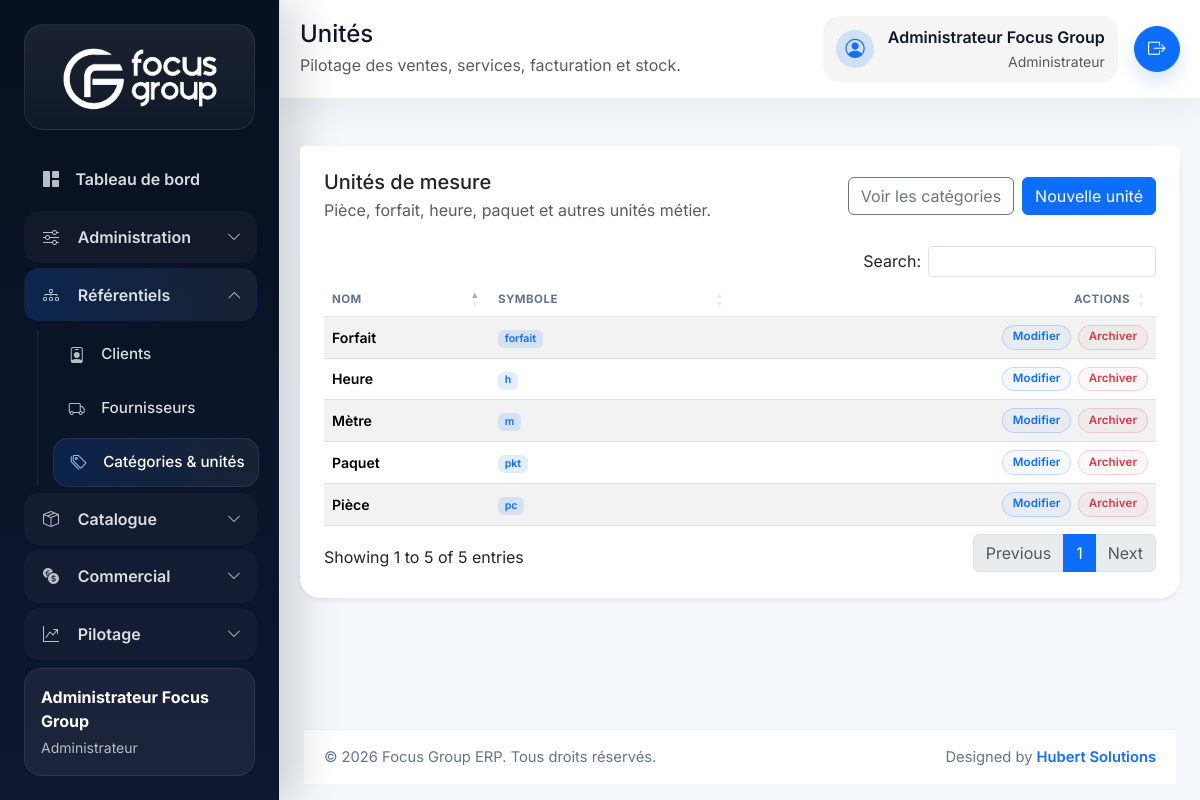
Screenshot of /index.php/units (signed in) with the database file from the repository.
### tables this page shows
CREATE TABLE units (
    id BIGINT UNSIGNED AUTO_INCREMENT PRIMARY KEY,
    name VARCHAR(80) NOT NULL,
    symbol VARCHAR(20) NOT NULL,
    deleted_at DATETIME NULL,
    created_at DATETIME NOT NULL DEFAULT CURRENT_TIMESTAMP,
    updated_at DATETIME NOT NULL DEFAULT CURRENT_TIMESTAMP ON UPDATE CURRENT_TIMESTAMP,
    UNIQUE KEY uq_units_symbol (symbol)
);

### app/Core/Controller.php (called while the page is built, shortened)
<?php
class Controller
{
    public function render(string $view, array $data = [], string $layout = 'app'): void
    {
        extract($data, EXTR_SKIP);
        $viewFile = view_path($view);
        require $viewFile;
    }
}

### app/Controllers/UnitController.php (called while the page is built, shortened)
<?php
final class UnitController extends Controller
{
    public function index(): void
    {
        $this->render('units.index', [
            'pageTitle' => 'Unités',
            'units' => (new Unit())->all(),
        ]);
    }
}

### app/Core/Router.php (called while the page is built, shortened)
<?php
final class Router
{
    private array $routes = [];
    private function addRoute(string $method, string $uri, array $action, array $middleware = []): void
    {
        $this->routes[$method][$this->normalizePath($uri)] = [
            'action' => $action,
            'middleware' => $middleware,
        ];
    }
    public function dispatch(string $method, string $uri): void
    {
        $path = $this->normalizeRequestUri($uri);
        $route = $this->routes[$method][$path] ?? null;
        try {
            [$controllerClass, $controllerMethod] = $route['action'];
            $controller = new $controllerClass();
            $controller->{$controllerMethod}();
        } catch (Throwable $throwable) {
            http_response_code(500);
            $this->renderError(500, 'Erreur interne', $throwable->getMessage());
        }
    }
    private function normalizeRequestUri(string $uri): string
    {
        $path = parse_url($uri, PHP_URL_PATH) ?: '/';
        if ($path === '/index.php') {
            $path = '/';
        } elseif (str_starts_with($path, '/index.php/')) {
            $path = substr($path, strlen('/index.php')) ?: '/';
        }
        return $this->normalizePath($path);
    }
    private function normalizePath(string $path): string
    {
        $path = '/' . trim($path, '/');
        return $path === '//' ? '/' : (rtrim($path, '/') ?: '/');
    }
}

### index.php (called while the page is built, shortened)
<?php
$appConfig = require __DIR__ . '/config/app.php';
if (($appConfig['base_url'] ?? '') === '') {
    $scriptName = str_replace('\\', '/', (string) ($_SERVER['SCRIPT_NAME'] ?? ''));
    $basePath = str_replace('\\', '/', dirname($scriptName));
    $appConfig['base_url'] = $basePath === '/' || $basePath === '.' ? '' : rtrim($basePath, '/');
}
$GLOBALS['config'] = [
    'app' => $appConfig,
    'database' => file_exists(__DIR__ . '/config/database.local.php')
        ? require __DIR__ . '/config/database.local.php'
        : require __DIR__ . '/config/database.php',
];
require __DIR__ . '/app/Helpers/functions.php';
spl_autoload_register(static function (string $class): void {
    $prefix = 'App\\';
    $baseDir = __DIR__ . '/app/';
    $relativeClass = substr($class, strlen($prefix));
    $file = $baseDir . str_replace('\\', '/', $relativeClass) . '.php';
});
$router = new Router();
$router->dispatch($_SERVER['REQUEST_METHOD'] ?? 'GET', $_SERVER['REQUEST_URI'] ?? '/');

### app/Helpers/functions.php (called while the page is built, shortened)
<?php
if (!function_exists('config')) {
    function config(?string $key = null, mixed $default = null): mixed
    {
        $config = $GLOBALS['config'] ?? [];
        $segments = explode('.', $key);
        $value = $config;
        foreach ($segments as $segment) {
            $value = $value[$segment];
        }
        return $value;
    }
}
if (!function_exists('url')) {
    function url(string $path = ''): string
    {
        $baseUrl = rtrim((string) config('app.base_url', ''), '/');
        $path = '/' . ltrim($path, '/');
        $routePrefix = rtrim((string) config('app.route_prefix', ''), '/');
        if (str_starts_with($path, '/public/')) {
            return ($baseUrl === '' ? '' : $baseUrl) . $path;
        }
        $prefix = $routePrefix === '' ? '' : $routePrefix;
        return ($baseUrl === '' ? '' : $baseUrl) . $prefix . $path;
    }
}
if (!function_exists('e')) {
    function e(?string $value): string
    {
        return htmlspecialchars((string) $value, ENT_QUOTES, 'UTF-8');
    }
}
if (!function_exists('unit_badge_class')) {
    function unit_badge_class(): string
    {
        return 'badge-unit';
    }
}
if (!function_exists('user_has_role')) {
    function user_has_role(array|string $roles): bool
    {
        return Auth::hasRole($roles);
    }
}
if (!function_exists('user_is_admin')) {
    function user_is_admin(): bool
    {
        return user_has_role('administrateur');
    }
}

### app/Core/Model.php (called while the page is built, shortened)
<?php
abstract class Model
{
    public function __construct()
    {
        $this->db = Database::connection();
    }
}

### app/Core/Database.php (called while the page is built, shortened)
<?php
final class Database
{
    private static ?PDO $connection = null;
    public static function connection(): PDO
    {
        $config = config('database');
        $dsn = sprintf(
            'mysql:host=%s;port=%s;dbname=%s;charset=%s',
            $config['host'],
            $config['port'],
            $config['dbname'],
            $config['charset']
        );
        try {
            self::$connection = new PDO($dsn, $config['username'], $config['password'], $config['options']);
        } catch (PDOException $exception) {
            throw new RuntimeException('Connexion MySQL impossible : ' . $exception->getMessage());
        }
        return self::$connection;
    }
}

### app/Models/Unit.php (called while the page is built, shortened)
<?php
final class Unit extends Model
{
    public function all(): array
    {
        $statement = $this->db->query('SELECT * FROM units WHERE deleted_at IS NULL ORDER BY name ASC');
        return $statement->fetchAll();
    }
}

### app/Core/Session.php (called while the page is built, shortened)
<?php
final class Session
{
    public static function get(string $key, mixed $default = null): mixed
    {
        $segments = explode('.', $key);
        $value = $_SESSION;
        foreach ($segments as $segment) {
            $value = $value[$segment];
        }
        return $value;
    }
}

### app/Core/Auth.php (called while the page is built, shortened)
<?php
final class Auth
{
    public static function user(): ?array
    {
        $user = Session::get('auth.user');
        return is_array($user) ? $user : null;
    }
    public static function hasRole(array|string $roles): bool
    {
        $roles = (array) $roles;
        $currentRole = self::user()['role_code'] ?? null;
        return $currentRole !== null && in_array($currentRole, $roles, true);
    }
}

### app/Views/units/index.php (the view, shortened to what this page needs)
<div class="card border-0 shadow-sm">
    <div class="card-header bg-white border-0 pt-4 px-4 d-flex justify-content-between align-items-center">
        <div>
            <h3 class="h5 mb-1">Unités de mesure</h3>
            <p class="text-muted mb-0">Pièce, forfait, heure, paquet et autres unités métier.</p>
        </div>
        <div class="d-flex gap-2">
            <a href="<?= e(url('/categories')); ?>" class="btn btn-outline-secondary">Voir les catégories</a>
            <a href="<?= e(url('/units/create')); ?>" class="btn btn-primary">Nouvelle unité</a>
        </div>
    </div>
    <div class="card-body px-4 pb-4">
        <div class="table-responsive">
            <table class="table table-striped align-middle js-datatable">
                <thead>
                    <tr>
                        <th>Nom</th>
                        <th>Symbole</th>
                        <th class="text-end">Actions</th>
                    </tr>
                </thead>
                <tbody>
                    <?php foreach ($units as $unit): ?>
                        <tr>
                            <td class="fw-semibold"><?= e($unit['name']); ?></td>
                            <td><span class="badge <?= e(unit_badge_class()); ?>"><?= e($unit['symbol']); ?></span></td>
                            <td class="text-end">
                                <?php if (user_is_admin()): ?>
                                    <div class="table-actions">
                                        <a href="<?= e(url('/units/edit?id=' . $unit['id'])); ?>" class="btn btn-sm btn-outline-primary table-action-btn">Modifier</a>
                                        <form method="post" action="<?= e(url('/units/delete')); ?>" onsubmit="return confirm('Archiver cette unité ?');">
                                            <button type="submit" class="btn btn-sm btn-outline-danger table-action-btn">Archiver</button>
                                        </form>
                                    </div>
                                <?php else: ?>
                                    <span class="text-muted small">Lecture seule</span>
                                <?php endif; ?>
                            </td>
                        </tr>
                    <?php endforeach; ?>
                </tbody>
            </table>
        </div>
    </div>
</div>

### public/assets/css/app.css (style rules this page uses)
:root { --fg-primary: #156ff3; --fg-primary-dark: #0c56c9; --fg-primary-soft: rgba(21, 111, 243, 0.16); --fg-dark: #0f172a; --fg-muted: #64748b; --fg-soft: #f8fafc; --fg-sidebar: #08111f; --fg-sidebar-soft: #0f1d36; }
body { font-family: 'Inter', sans-serif; background: #f4f7fb; color: var(--fg-dark); }
.card { border-radius: 1.25rem; }
.table thead th { color: var(--fg-muted); font-size: 0.72rem; text-transform: uppercase; letter-spacing: 0.04em; }
.table tbody td { vertical-align: middle; font-size: 0.88rem; line-height: 1.35; }
.badge-category, .badge-payment, .badge-module, .badge-unit { font-weight: 600; }
.badge-category-product, .badge-module-products, .badge-unit { background: rgba(13, 110, 253, 0.12); color: #0d6efd; }
.table-actions { display: inline-flex; align-items: center; justify-content: flex-end; flex-wrap: wrap; gap: 0.4rem; }
.table-action-btn { padding: 0.28rem 0.62rem; border-radius: 999px; font-size: 0.72rem; font-weight: 600; line-height: 1.2; letter-spacing: 0.01em; box-shadow: none !important; }
.table-action-btn.btn-outline-primary { color: #0d6efd; border-color: rgba(13, 110, 253, 0.22); background: rgba(13, 110, 253, 0.04); }
.table-action-btn.btn-outline-danger { color: #dc3545; border-color: rgba(220, 53, 69, 0.2); background: rgba(220, 53, 69, 0.04); }

### rows the page displays
units: name "Forfait", symbol "forfait"
units: name "Heure", symbol "h"
units: name "Mètre", symbol "m"
units: name "Paquet", symbol "pkt"
units: name "Pièce", symbol "pc"

### other values shown
$currentUser['full_name'] "Administrateur Focus Group"
$currentUser['role_name'] "Administrateur"
$pageTitle "Unités"
app_scope_description() "Pilotage des ventes, services, facturation et stock."
config('app.name') "Focus Group ERP"
